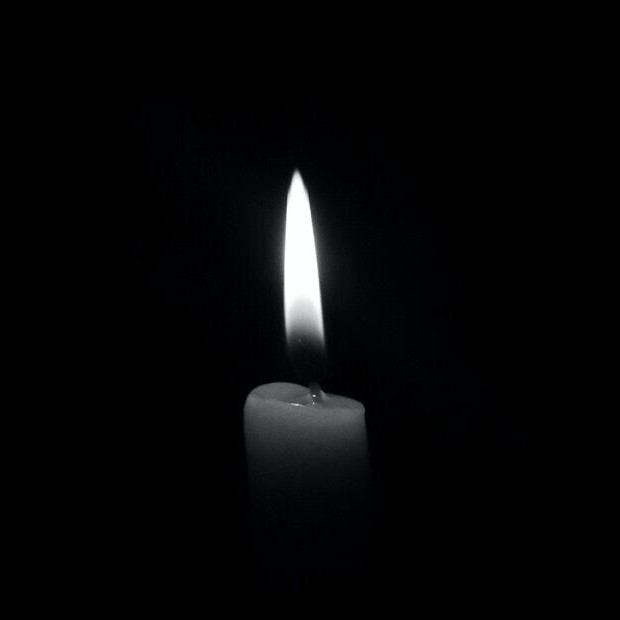
//> input picture test/pexels-rahul-695644.jpg, 620 x 620 px, given in place of the camera
$ ./depth_extraction_optimized   (built with g++ and OpenCV 4)
//> lines starting //> are read from the running program, lines starting //| are printed output that depends on the picture; after the words box and inside, x2 and y2 are one past the last pixel; in counts of white or black regions, pixels touching at a corner belong together
#include <opencv2/opencv.hpp>
#include <iostream>
#include <vector>
#include <opencv2/viz.hpp>
#include <signal.h>
#include <chrono>
#include <iomanip>
#include <sstream>
#include <string>

class ParallelProcess : public cv::ParallelLoopBody
{
private:
    const cv::Mat& inverse_lambda;
    const cv::Mat& slope_detected;
    cv::Mat& depth_map;
    const cv::Mat& depth_pixel;
    int num_cols;

public:
    ParallelProcess(const cv::Mat& _inverse_lambda,
                    const cv::Mat& _slope_detected,
                    cv::Mat& _depth_map,
                    const cv::Mat& _depth_pixel,
                    int _num_cols)
        : inverse_lambda(_inverse_lambda),
          slope_detected(_slope_detected),
          depth_map(_depth_map),
          depth_pixel(_depth_pixel),
          num_cols(_num_cols) {}

    virtual void operator() (const cv::Range& range) const CV_OVERRIDE
    {
        for (int row = range.start; row < range.end; ++row)
        {
            for (int col = num_cols - 2; col >= 0; --col)
            {
                if (inverse_lambda.at<double>(row, col) > 1.1 && slope_detected.at<uchar>(row, col) == 255)
                {
                    depth_map.at<double>(row, col) = depth_map.at<double>(row, col+1) + depth_pixel.at<double>(row, col);
                }
            }
        }
    }
};


class ParallelProcessLeftToRight : public cv::ParallelLoopBody
{
private:
    const cv::Mat& gradient_image;
    const cv::Mat& slope_detected;
    cv::Mat& depth_map;
    const cv::Mat& depth_pixel;
    int num_cols;

public:
    ParallelProcessLeftToRight(const cv::Mat& _gradient_image,
                               const cv::Mat& _slope_detected,
                               cv::Mat& _depth_map,
                               const cv::Mat& _depth_pixel,
                               int _num_cols)
        : gradient_image(_gradient_image),
          slope_detected(_slope_detected),
          depth_map(_depth_map),
          depth_pixel(_depth_pixel),
          num_cols(_num_cols) {}

    virtual void operator() (const cv::Range& range) const CV_OVERRIDE
    {
        for (int row = range.start; row < range.end; ++row)
        {
            for (int col = 1; col < num_cols; ++col)
            {
                if (gradient_image.at<double>(row, col) > 1.1 && slope_detected.at<uchar>(row, col) == 0)
                {
                    depth_map.at<double>(row, col) = depth_map.at<double>(row, col-1) + depth_pixel.at<double>(row, col);
                }
            }
        }
    }
};

class ParallelProcessScopeComputation : public cv::ParallelLoopBody
{
private:
    const cv::Mat& lambda;
    cv::Mat& slope_detected;
    double t1, L, e;

public:
    ParallelProcessScopeComputation (const cv::Mat& lambda_, double t1_, double L_, double e_, cv::Mat& slope_detected_)
        : lambda(lambda_), t1(t1_), L(L_), e(e_), slope_detected(slope_detected_)
    {}

    virtual void operator()(const cv::Range& range) const
    {
        for (int row = range.start; row < range.end; ++row)
        {
            cv::Mat line_lambda = lambda.row(row);

            double line_mean = cv::mean(line_lambda)[0];
            double lower_bound_1 = line_mean - t1;
            double upper_bound_1 = line_mean + t1;

            cv::Mat initial_mask = (line_lambda > lower_bound_1) & (line_lambda < upper_bound_1);
            cv::Mat initial_valid_values;
            line_lambda.copyTo(initial_valid_values, initial_mask);

            double initial_mean = initial_valid_values.empty() ? 0 : cv::mean(initial_valid_values)[0];
            double t3 = initial_mean - L;
            double t4 = initial_mean + L;

            cv::Mat final_mask = (line_lambda > t3) & (line_lambda < t4);
            cv::Mat final_valid_values;
            line_lambda.copyTo(final_valid_values, final_mask);

            double final_mean = final_valid_values.empty() ? 0 : cv::mean(final_valid_values)[0];

            double t_l = final_mean - e;
            double t_u = final_mean + e;

            cv::Mat current_slope = (line_lambda > t_l) & (line_lambda < t_u);
            current_slope.copyTo(slope_detected.row(row));
        }
    }
};

cv::Mat ProcessImage(const cv::Mat& lambda, double t1, double L, double e, cv::Mat& slope_detected)
{
    ParallelProcessScopeComputation parallelProcess(lambda, t1, L, e, slope_detected);
    cv::parallel_for_(cv::Range(0, lambda.rows), parallelProcess);

    return slope_detected;
}

cv::Mat createDepthScaleBar(cv::Mat& depth_map, double actual_min_val, double actual_max_val) {
    double fixed_min_val = -20.0; // Fixed minimum value for scale
    double fixed_max_val = 20.0;  // Fixed maximum value for scale

    // Clamp values in the depth map to the range of -20 to +20
    cv::Mat extended_depth_map;
    depth_map.convertTo(extended_depth_map, CV_64F); // Convert to double for operations
    cv::threshold(depth_map, extended_depth_map, fixed_max_val, fixed_max_val, cv::THRESH_TRUNC); // Upper clamp
    cv::threshold(depth_map, extended_depth_map, fixed_min_val, fixed_min_val, cv::THRESH_TOZERO); // Lower clamp

    // Extend the depth map by adding rows/columns with -20 and +20
    int rowsToAdd = 2; // Number of rows/columns to add
    extended_depth_map.create(depth_map.rows + rowsToAdd, depth_map.cols, depth_map.type());
    // Set the first and last added row/column to -20 and +20
    extended_depth_map.row(0).setTo(cv::Scalar(fixed_min_val));
    extended_depth_map.row(extended_depth_map.rows - 1).setTo(cv::Scalar(fixed_max_val));
    depth_map.copyTo(extended_depth_map.rowRange(1, extended_depth_map.rows - 1));

    // Normalize to the 0-255 range for coloring
    cv::Mat normalized_depth_map;
    cv::normalize(extended_depth_map, normalized_depth_map, 0, 255, cv::NORM_MINMAX, CV_8U);

    // Create heatmap from the normalized depth map
    cv::Mat depth_heatmap;
    cv::applyColorMap(normalized_depth_map, depth_heatmap, cv::COLORMAP_JET);

    int scale_height = depth_heatmap.rows;
    int scale_width = 60; // Width of the scale bar
    cv::Mat scale_bar(scale_height, scale_width, CV_8UC3);

    // Create a gradient for the scale bar based on fixed range
    for (int i = 0; i < scale_height; ++i) {
        // Map the loop variable to -20 to 20
        double scale_value = fixed_min_val + (static_cast<double>(i) / (scale_height - 1)) * (fixed_max_val - fixed_min_val);

        // Normalize the value to the 0-255 range for the colormap
        // In this case, -20 should map to 0 and +20 to 255
        uchar normalized_value = static_cast<uchar>(255.0 * (scale_value - fixed_min_val) / (fixed_max_val - fixed_min_val));

        cv::Mat single_color_row(1, 1, CV_8U, cv::Scalar(normalized_value));
        cv::Mat colored_row;
        cv::applyColorMap(single_color_row, colored_row, cv::COLORMAP_JET);
        cv::Mat color_row;
        cv::repeat(colored_row.reshape(3,1), 1, scale_width, color_row);
        color_row.copyTo(scale_bar.row(i));
    }

    cv::flip(scale_bar, scale_bar, 0);

    // Draw scale labels for the fixed range
    int fontFace = cv::FONT_HERSHEY_SIMPLEX;
    double fontScale = 0.5;
    int thickness = 2;
    cv::Scalar colour = cv::Scalar(0, 0, 0);

    for (int i = 0; i <= 5; ++i) {
        double scale_val = fixed_min_val + (i / 5.0) * (fixed_max_val - fixed_min_val);
        std::ostringstream scaleStream;
        scaleStream << std::fixed << std::setprecision(2) << scale_val;
        std::string scaleText = scaleStream.str();

        int textPosVertical;
        if(i < 3)
            textPosVertical = scale_height - static_cast<int>((scale_val - fixed_min_val) / (fixed_max_val - fixed_min_val) * scale_height) - 20;
        else if(i >= 2)
            textPosVertical = scale_height - static_cast<int>((scale_val - fixed_min_val) / (fixed_max_val - fixed_min_val) * scale_height) + 20;

        cv::Point textPos(1, textPosVertical);
        cv::putText(scale_bar, scaleText, textPos, fontFace, fontScale, colour, thickness);
    }

    // Combine heatmap and scale bar
    cv::Mat combined_image;
    cv::namedWindow("Depth Heatmap with Scale Bar", cv::WINDOW_AUTOSIZE);
    cv::hconcat(depth_heatmap, scale_bar, combined_image);

    // Display the combined image
    // cv::imshow("Depth Heatmap with Scale Bar", combined_image);
    // return the final image
    return combined_image;
}

volatile bool runLoop = true;

void signal_callback_handler(int signum) {
    runLoop = false;
}

int main() {
    //First part
    cv::VideoCapture capture(0);
    if (!capture.isOpened()) {
        std::cerr << "Error: Could not open webcam." << std::endl;
        return 1;
    }
    // cv::Mat input_image = cv::imread("../dataset/Images_3/image-0001.png");
    cv::Mat input_image;
    capture >> input_image;
//> input_image is the input picture: 620 rows x 620 cols, CV_8UC3; mean B, G, R 5.9, 5.4, 5.2

    // Split the image into its RGB channels
    std::vector<cv::Mat> channels(3);
    cv::split(input_image, channels);
    cv::Mat& R = channels[0]; // Remember OpenCV is BGR
    cv::Mat& B = channels[2];

    // Set I_rn and I_bn to 1 where R and B are zero, respectively
    cv::Mat I_rn = R.clone();
    I_rn.setTo(1, R == 0);
    cv::Mat I_bn = B.clone();
    I_bn.setTo(1, B == 0);

    // Convert to double and invert
    I_rn.convertTo(I_rn, CV_64F);
//> I_rn: 620 rows x 620 cols, CV_64FC1
    I_bn.convertTo(I_bn, CV_64F);
//> I_bn: 620 rows x 620 cols, CV_64FC1
    cv::divide(1.0, I_rn, I_rn);
    cv::divide(1.0, I_bn, I_bn);
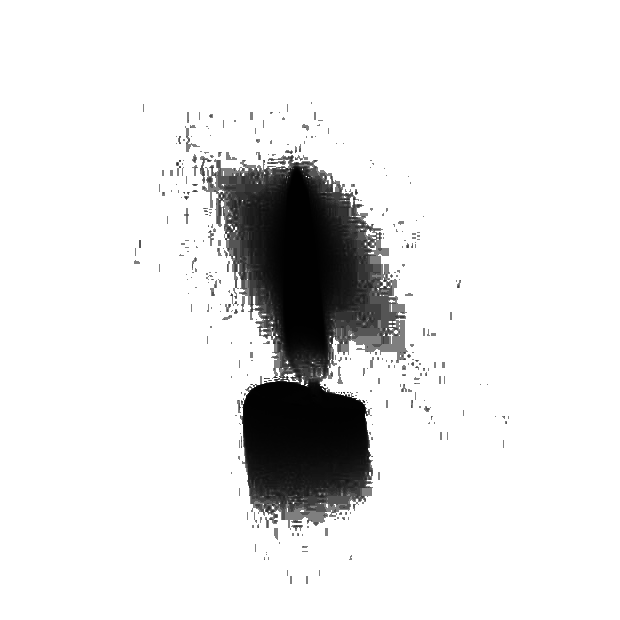
//> I_bn: 620 rows x 620 cols, CV_64FC1; min 0.00394, max 1, mean 0.9

    /*cv::Mat input_image_2 = cv::imread("../dataset/Images_3/image-0400.png");
    input_image_2.convertTo(input_image_2, CV_64FC3);*/

    cv::setNumThreads(4);
    // cv::VideoCapture capture("../dataset/Images_3/image-0400.png");

    // Define the codec and create VideoWriter object.The output is stored in 'outcpp.avi' file.
    // int codec =  cv::VideoWriter::fourcc('Y', 'U', 'Y', 'V');
    // Get the current time
    auto now = std::chrono::system_clock::now();
    // Convert to local time
    auto localTime = std::chrono::system_clock::to_time_t(now);
    // Format the timestamp as a string
    std::stringstream ss;
    ss << std::put_time(std::localtime(&localTime), "%F_%H-%M-%S");
    std::string date = ss.str();

    int codec = cv::VideoWriter::fourcc('M','J','P','G'); //cv::VideoWriter::fourcc('Y', 'U', 'Y', 'V');
    cv::VideoWriter video("../output-"+date+".avi", codec, 2, cv::Size(1980,1282)); //Size is Capture Width + 60 & Capture Height + 2


    cv::Mat frame;
    // while (true) {
    signal(SIGINT, signal_callback_handler);
    while(runLoop){
        capture >> frame;

        if (frame.empty()) {
            std::cerr << "Error: Webcam frame is empty." << std::endl;
            break;
        }
        frame.convertTo(frame, CV_64FC3);

        //Define constants
        // Get the number of rows (lines) in the image
        int num_rows = input_image.rows;
//> num_rows = 620
        int num_cols = input_image.cols;
//> num_cols = 620
        // Define thresholds for detecting slopes
        static double L = 0.6;  //
        static double e = 0.6;  //
        static double t1 = 0.1; //
        // Initialize matrices for slope detection and line means
        cv::Mat slope_detected = cv::Mat::zeros(input_image.size(), CV_8U);  // false(size(lambda))
        cv::Mat temp_slope_detected = cv::Mat::zeros(input_image.size(), CV_8U);  // false(size(lambda))
        std::vector<double> mean_lambda_line(num_rows, 0);  // Initialize vector for storing line-by-line means

        // Given camera intrinsic parameters:
        double focal_length = 1.538756463579103e+03;//1.53903578e+03*2.5e-03;  // in mm
        double sensor_width_mm = 22;  // in mm
        int image_width_pixels = input_image.cols;
//> image_width_pixels = 620

        // Calculate object size of one pixel using equation (3.7)
        double objectSize_pixel = sensor_width_mm / image_width_pixels; // Size of one pixel in mm
//> objectSize_pixel = 0.0355
        // Initializing depth_map to zeros with the same size as lambda
        cv::Mat depth_map = cv::Mat::zeros(input_image.size(),CV_64F);

        int64 start = cv::getTickCount();  // Start the timer
        //Second part
        // Split the second image into its RGB channels
        std::vector<cv::Mat> channels2(3);
        cv::split(frame, channels2);
        cv::Mat& R2 = channels2[0];
        cv::Mat& B2 = channels2[2];

        // Calculate normalized images using the second image channels
        cv::Mat I_n1, I_n2;
        cv::divide(R2, I_bn, I_n1);
        cv::divide(B2, I_rn, I_n2);

        // Calculate the gradient of the image as the ratio of I_n2 to I_n1
        cv::Mat gradient_image;
        cv::divide(I_n1, I_n2, gradient_image);

        // Apply a 5x5 Gaussian filter to the gradient image
        //cv::GaussianBlur(gradient_image, gradient_image, cv::Size(5, 5), 2);

        // lambda is equivalent to gradient_image in this context
        cv::Mat& lambda = gradient_image;
        ProcessImage(lambda, t1, L, e, temp_slope_detected);
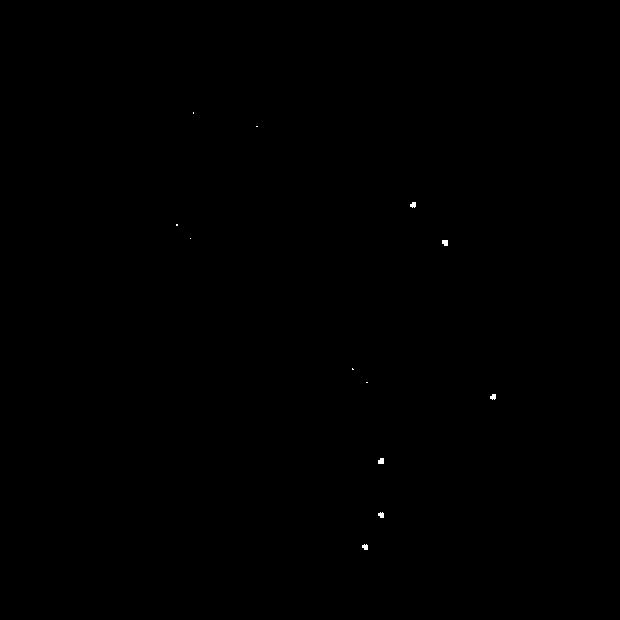
//> temp_slope_detected: 620 rows x 620 cols, CV_8UC1; 0.05% white; 12 white regions (6 under 20 px), largest, box (x1, y1, x2, y2) and area: (442, 240, 448, 246) 32, (378, 458, 384, 464) 32, (410, 202, 416, 208) 28, (490, 394, 496, 400) 28, (378, 512, 384, 518) 28, (362, 544, 368, 550) 28

        // Calculate depth for each pixel in the lambda image
        cv::Mat depth_pixel;
        depth_pixel = lambda * objectSize_pixel;

        // Process the image in two directions, left to right and right to left

        // Depth accumulation - left to right
        cv::parallel_for_(cv::Range(0, num_rows), ParallelProcessLeftToRight(gradient_image, slope_detected, depth_map, depth_pixel, num_cols));
//> depth_map: 620 rows x 620 cols, CV_64FC1; 8.75% of the values are NaN or infinite; the others: min 0, max 0, mean 0
        // [9 lines of commented-out code are left out]
        cv::Mat inverse_lambda = 1.0 / lambda;
        ProcessImage(inverse_lambda, t1, L, e, slope_detected);
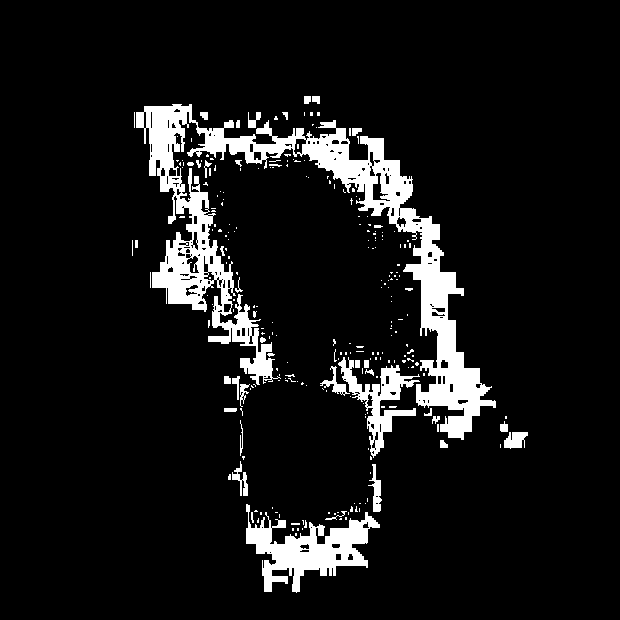
//> slope_detected: 620 rows x 620 cols, CV_8UC1; 8.7% white; 252 white regions (213 under 20 px), largest, box (x1, y1, x2, y2) and area: (136, 104, 496, 440) 23031, (246, 504, 380, 593) 4776, (338, 357, 420, 458) 2305

        slope_detected = (255 - slope_detected) | (255 - temp_slope_detected);
//> slope_detected: 620 rows x 620 cols, CV_8UC1; every value is 255

        // Calculate depth for each pixel in the lambda image
        depth_pixel = inverse_lambda * objectSize_pixel;  // Ensure objectSize_pixel is of type float or double

        // Inverse of gradient_image
        cv::Mat& inverse_gradient_image = inverse_lambda;

        // Depth accumulation - right to left
        cv::parallel_for_(cv::Range(0, num_rows), ParallelProcess(inverse_lambda, slope_detected, depth_map, depth_pixel, num_cols));
        // [7 lines of commented-out code are left out]

        double duration = (cv::getTickCount() - start) / cv::getTickFrequency();
        std::cout << "Time taken: " << 1/duration << " FPS" << std::endl;

        // Find the minimum and maximum values in the depth map
        double min_val, max_val;
        cv::Point min_loc, max_loc;
        cv::minMaxLoc(depth_map, &min_val, &max_val, &min_loc, &max_loc);
//> min_val = 0; max_val = inf; min_loc = Point(0, 0); max_loc = Point(304, 96)

        // Print the maximum value
        std::cout << "Maximum depth value: " << max_val << std::endl;
//| Maximum depth value: inf
        std::cout << "Minimum depth value: " << min_val << std::endl;
//| Minimum depth value: 0

        // Example usage
        cv::Mat finalFrame = createDepthScaleBar(depth_map, min_val, max_val);
//> in createDepthScaleBar, `cv::threshold(depth_map, extended_depth_map, fixed_max_val, fixed_max_..`: extended_depth_map: 620 rows x 620 cols, CV_64FC1; values 0 (black) and 20 (white), 8.8% white; 258 white regions (217 under 20 px), largest, box (x1, y1, x2, y2) and area: (136, 104, 496, 440) 23087, (246, 504, 380, 593) 4804, (338, 357, 420, 458) 2308
//> in createDepthScaleBar, `extended_depth_map.row(0).setTo(cv::Scalar(fixed_min_val));`: extended_depth_map: 622 rows x 620 cols, CV_64FC1; values -20 (black) and 0 (white), 99.8% white; black in thin lines or dots, all inside (x1, y1, x2, y2) = (0, 0, 620, 1)
//> in createDepthScaleBar, `depth_map.copyTo(extended_depth_map.rowRange(1, extended_depth_map.row..`:
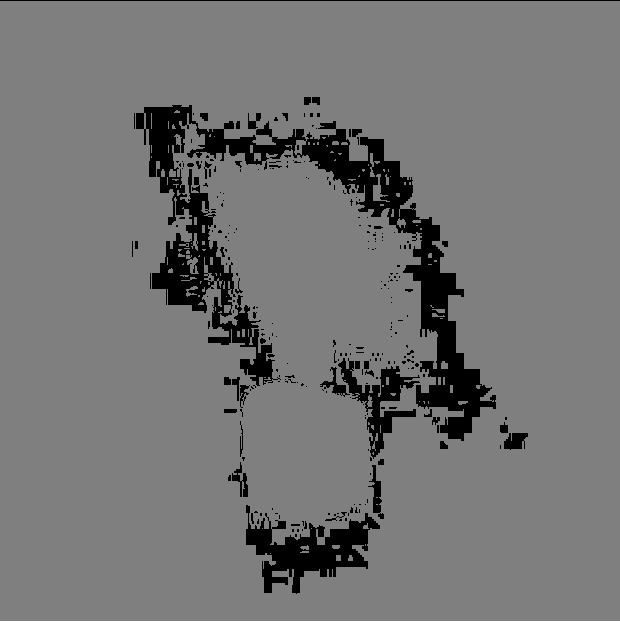
//> extended_depth_map: 622 rows x 620 cols, CV_64FC1; 8.77% of the values are NaN or infinite; the others: min -20, max 20, mean 0; drawn with min black, max white, NaN and infinite black
//> in createDepthScaleBar, `cv::normalize(extended_depth_map, normalized_depth_map, 0, 255, cv::NO..`: normalized_depth_map: 622 rows x 620 cols, CV_8UC1; every value is 0
//> in createDepthScaleBar, `cv::applyColorMap(normalized_depth_map, depth_heatmap, cv::COLORMAP_JE..`:
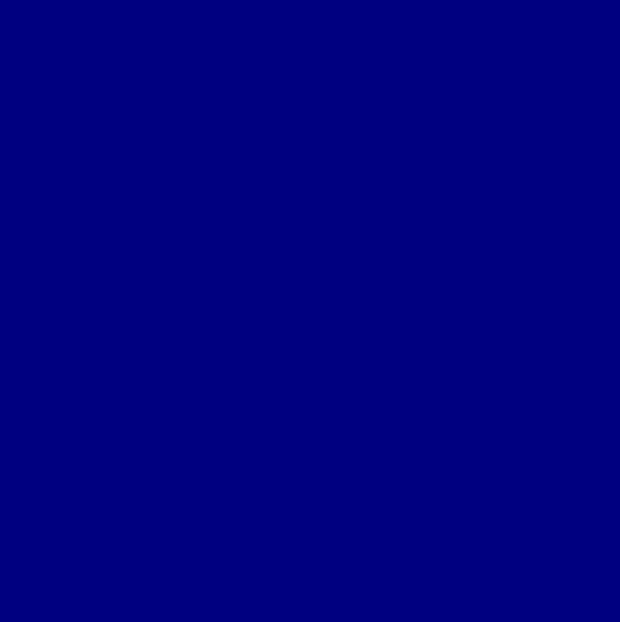
//> depth_heatmap: 622 rows x 620 cols, CV_8UC3; mean B, G, R 128, 0, 0
//> after the loop in createDepthScaleBar, `for (int i = 0; i <= 5; ++i)`:
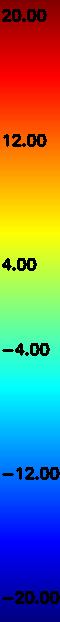
//> scale_bar: 622 rows x 60 cols, CV_8UC3; mean B, G, R 113.9, 121.4, 113.9
//> in createDepthScaleBar, `cv::hconcat(depth_heatmap, scale_bar, combined_image);`:
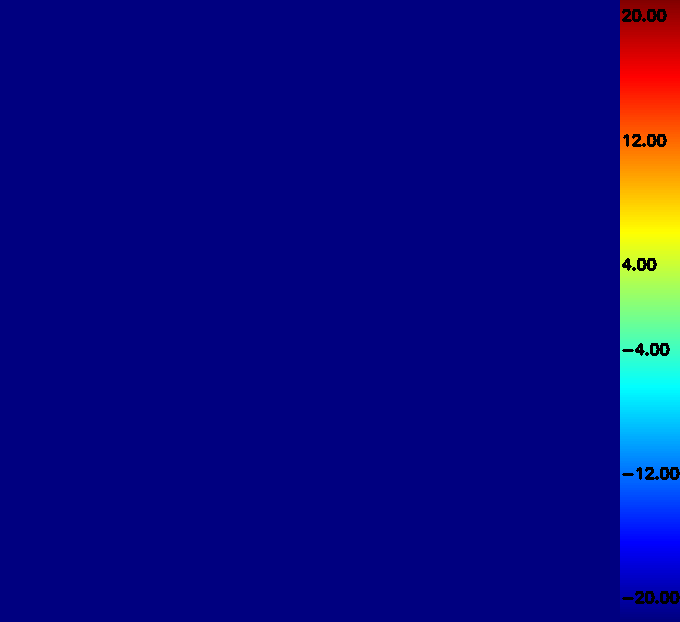
//> combined_image: 622 rows x 680 cols, CV_8UC3; mean B, G, R 126.8, 10.7, 10

        cv::imshow("Depth Heatmap with Scale Bar", finalFrame);
        // std::cout << "Final Frame size: " << finalFrame.size() <<"Type" << finalFrame.type() << std::endl;
        // Write the frame into the file 'outcpp.avi'
        video.write(finalFrame); // or video << frame;
        // video << finalFrame;

        char key = cv::waitKey(1);
//> the 'q' key is pressed
        if (key == 'q' || key == 27) {  // 'q' or Esc key
            break;
        }
    }

    // cv::waitKey(0);
    capture.release();  // Release the webcam
    video.release();    // Release the Video File
    cv::destroyAllWindows();  // Close any OpenCV windows


    // [29 lines of commented-out code are left out]

    return 0;
}
